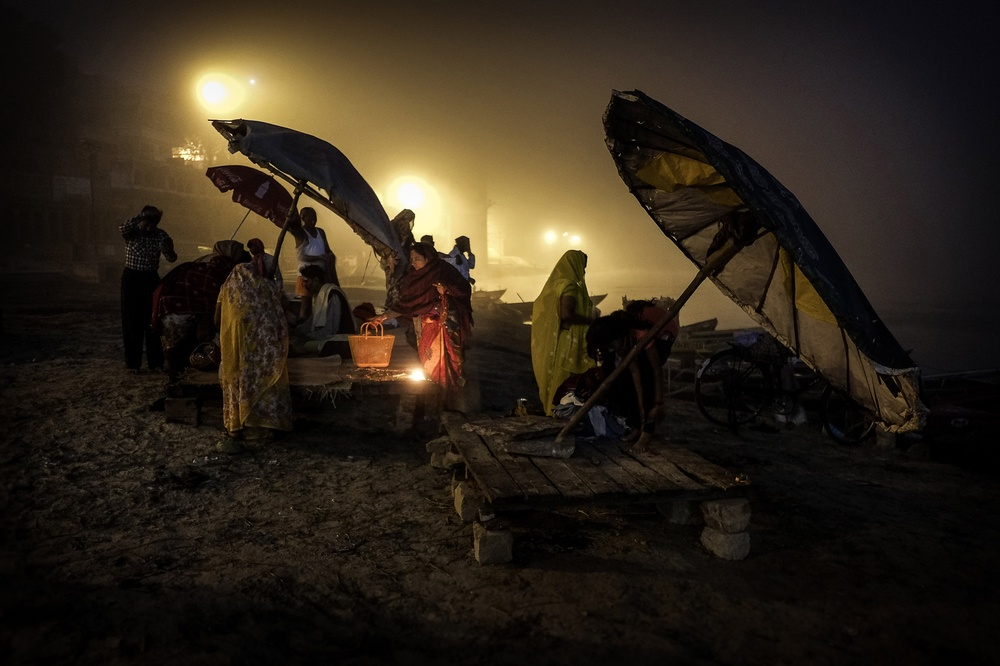
#> input picture src/img/inp_4.jpg, 1000 x 666 px, shrunk from 2000 x 1333 before the run
$ python His_Equ.py
#> lines starting #> are read from the running program, lines starting #| are printed output that depends on the picture
import cv2
import numpy as np
img = cv2.imread('img/inp_4.jpg',0)
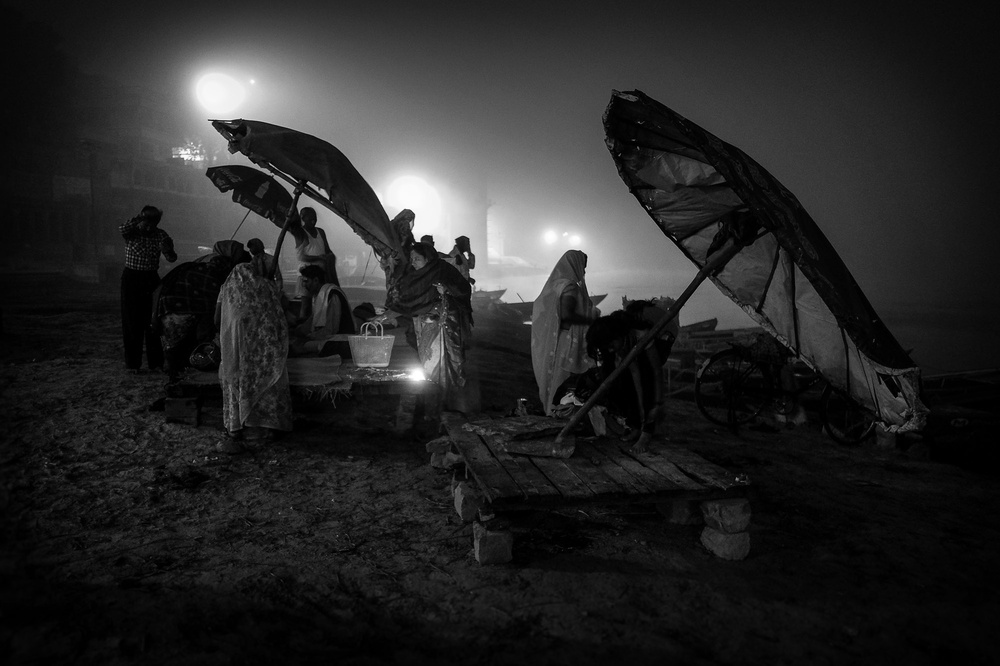
#> img: shape (666, 1000); min 0, max 255, mean 39
equ = cv2.equalizeHist(img)
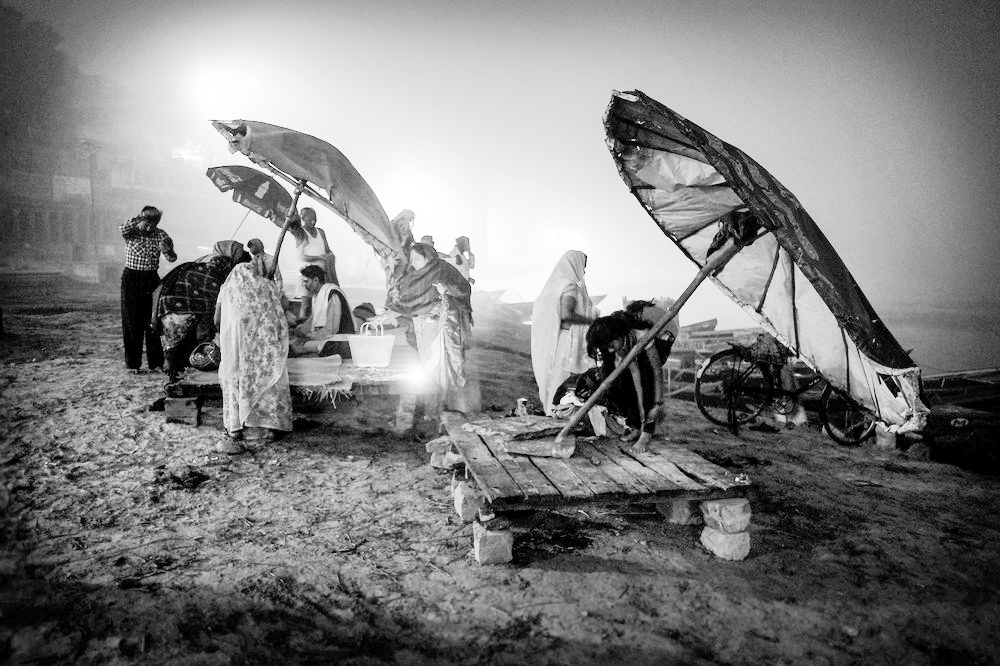
#> equ: shape (666, 1000); min 0, max 255, mean 127
res = np.hstack((img,equ)) #stacking images side-by-side
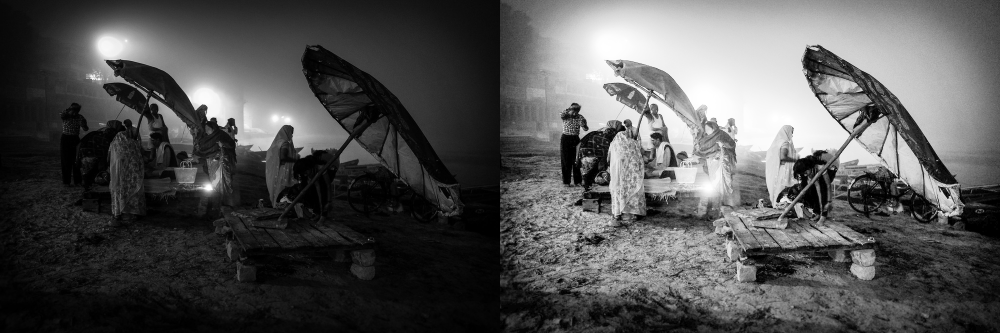
#> res: shape (666, 2000) (shown at 1/2 size); min 0, max 255, mean 83
cv2.imwrite('img/out_4.jpg',res)


# [4 lines left out: function splitfn, not called in this run]

def anorm2(a):
    return (a*a).sum(-1)
def anorm(a):
    return np.sqrt( anorm2(a) )

# [44 lines left out: functions homotrans, to_rect, rect2rect_mtx, lookat, mtx2rvec, draw_str, not called in this run]

class Sketcher:
    # [8 lines left out: function __init__, not called in this run]

    def show(self):
        cv2.imshow(self.windowname, self.dests[0])

    # [18 lines left out: functions on_mouse, splitfn, not called in this run]

def anorm2(a):
    return (a*a).sum(-1)
def anorm(a):
    return np.sqrt( anorm2(a) )

# [44 lines left out: functions homotrans, to_rect, rect2rect_mtx, lookat, mtx2rvec, draw_str, not called in this run]

$ run again, with src/img/inp_10.jpg copied over src/img/inp_4.jpg
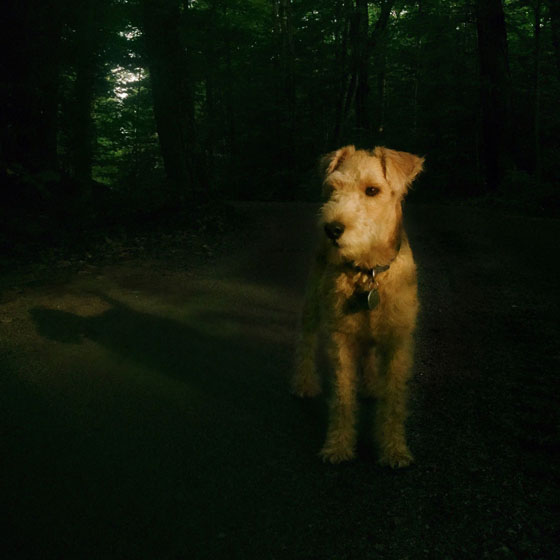
#> input picture src/img/inp_10.jpg, 560 x 560 px
#> `equ = cv2.equalizeHist(img)`:
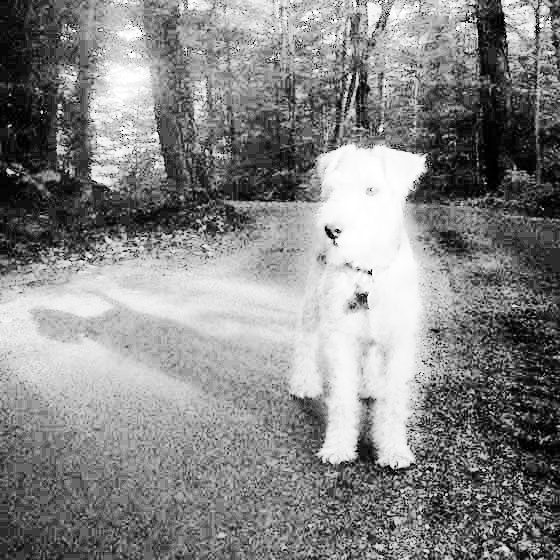
#> equ: shape (560, 560); min 0, max 255, mean 133.8
#> `res = np.hstack((img,equ))`:
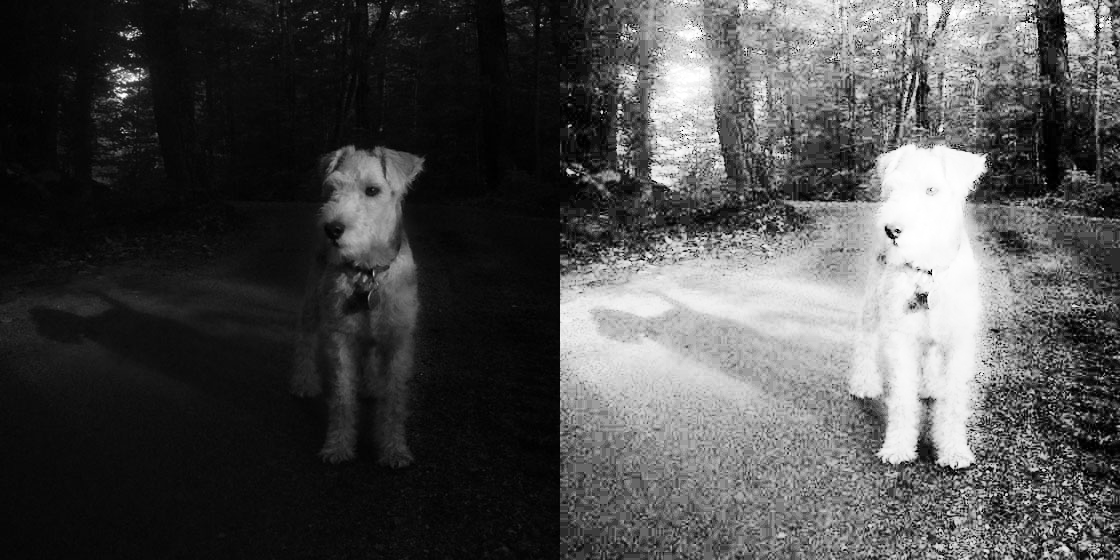
#> res: shape (560, 1120); min 0, max 255, mean 75.9

$ run again, with src/img/inp_12.jpg copied over src/img/inp_4.jpg
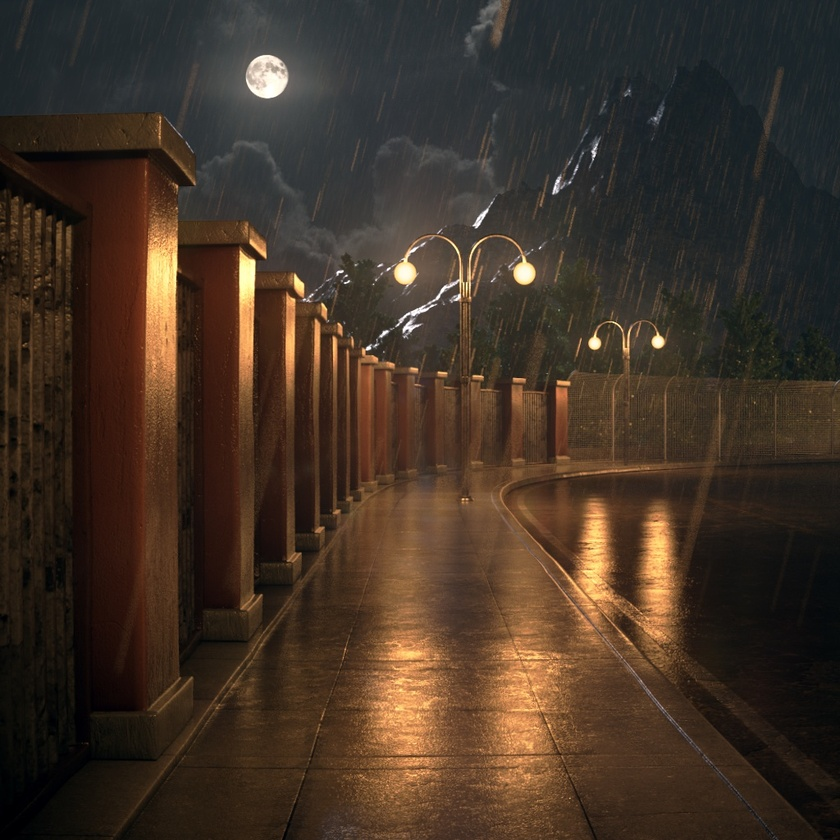
#> input picture src/img/inp_12.jpg, 840 x 840 px, shrunk from 1024 x 1024 before the run
#> `equ = cv2.equalizeHist(img)`:
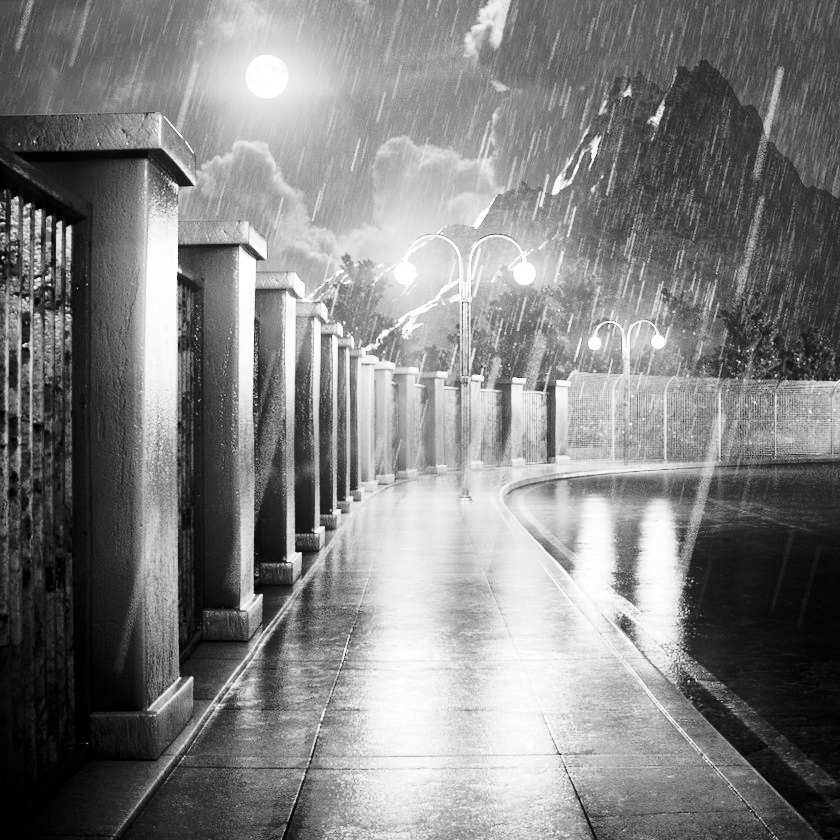
#> equ: shape (840, 840); min 0, max 255, mean 128.8
#> `res = np.hstack((img,equ))`:
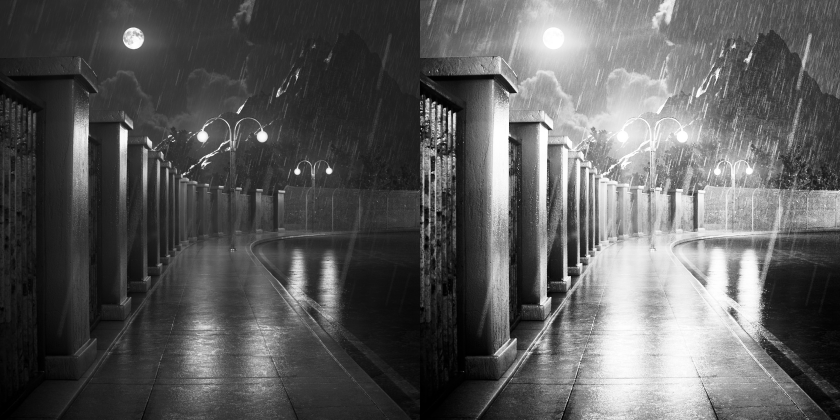
#> res: shape (840, 1680) (shown at 1/2 size); min 0, max 255, mean 91.4
